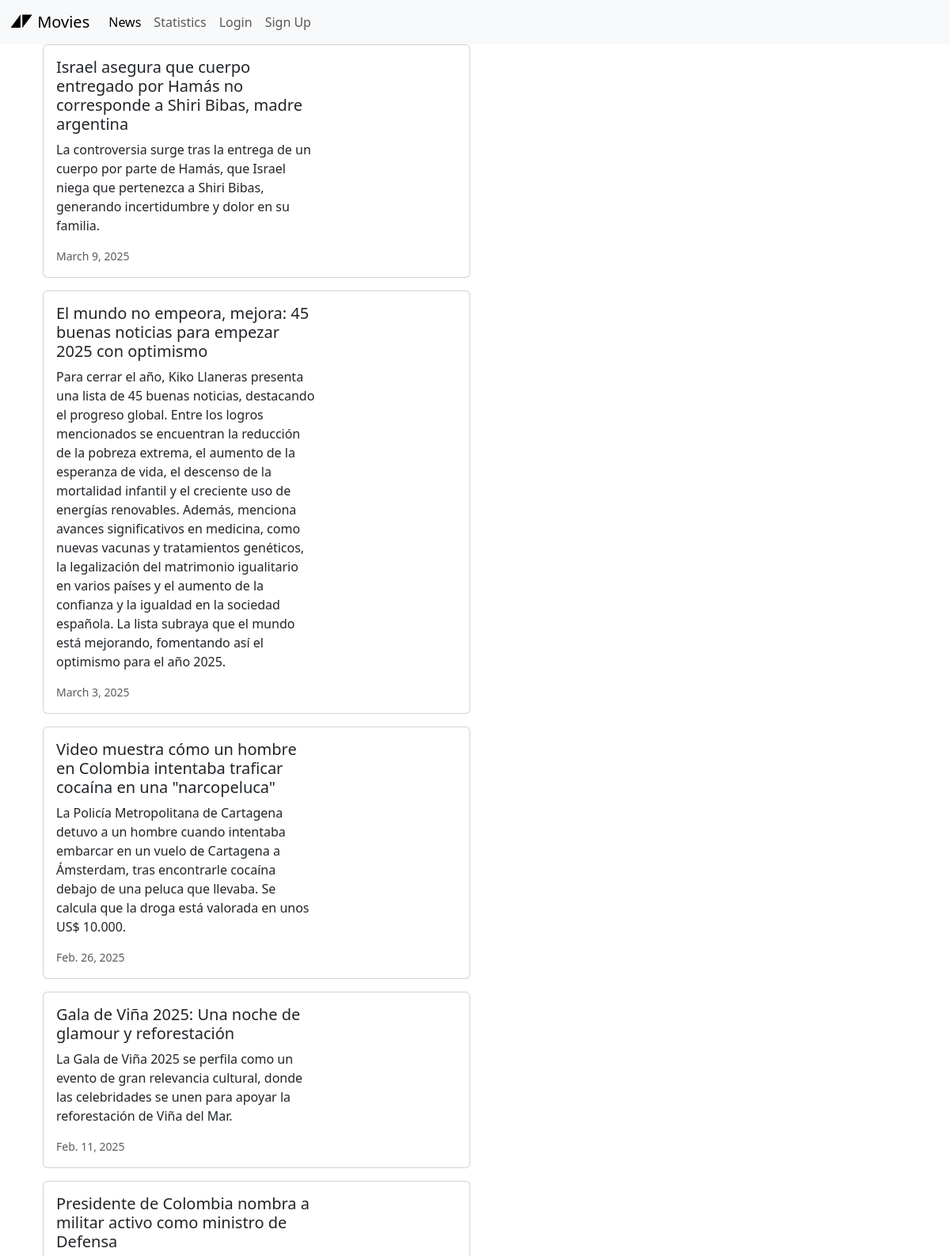
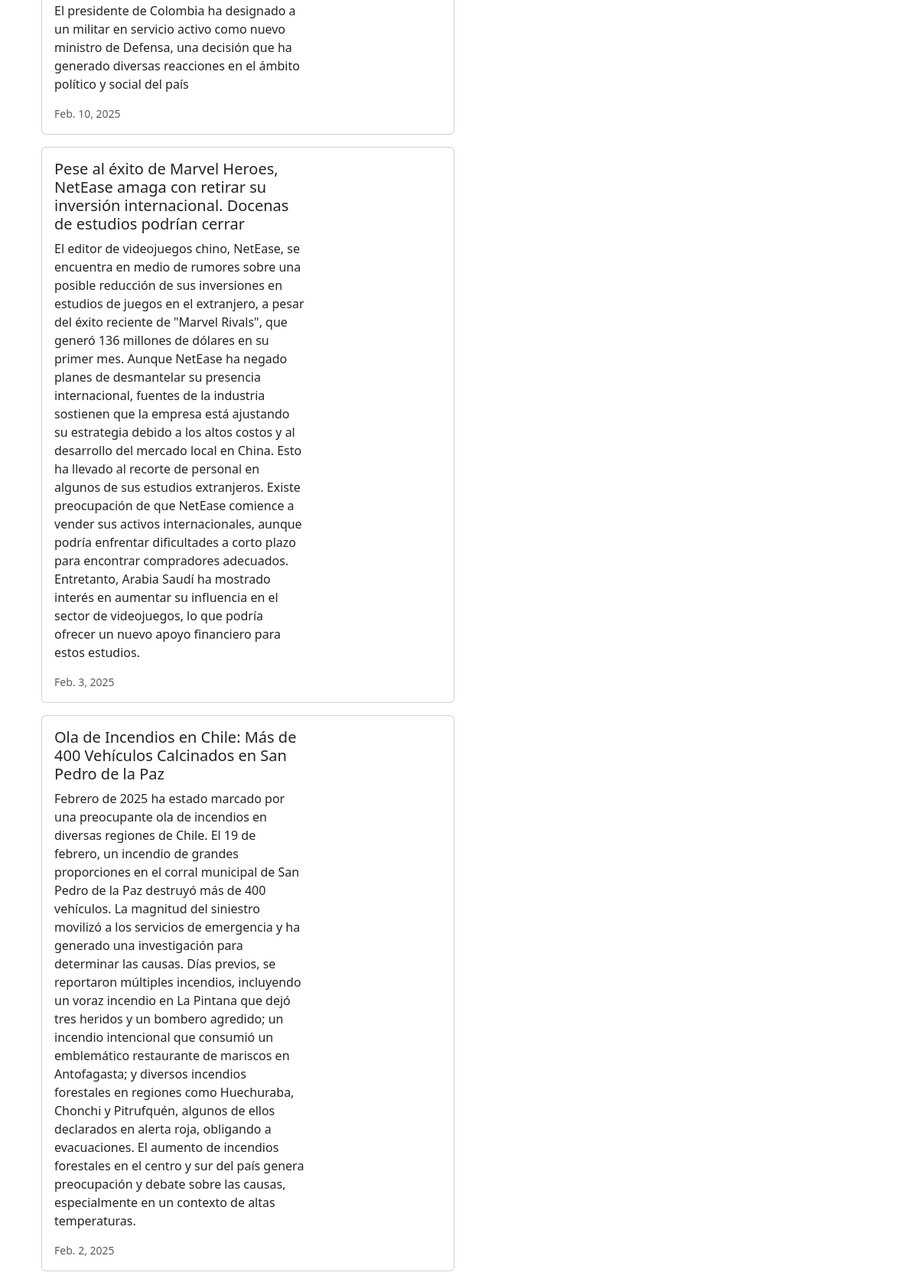
Page /news/ (upper part) on the committed database (2 pictures, top to bottom).
### news/models.py (models this page shows, shortened)
class News(models.Model):
    headline = models.CharField(max_length=200)
    body = models.TextField()
    date = models.DateField()

### news/views.py (the view)
# urls.py: path('news/', include('news.urls')),
def news(request):
    newss =News.objects.all().order_by('-date')
    return render(request, 'news.html',{'newss':newss})

### news/templates/news.html
{% extends 'base.html' %}
{% block content %}
 <div class="container">
   {% for news in newss %}
   <div class="card mb-3" style="max-width: 540px;">
  <div class="row g-0">
    <div class="col-md-8">
      <div class="card-body">
        <h5 class="card-title">{{ news.headline }}</h5>
        <p class="card-text">{{ news.body }}</p>
        <p class="card-text"><small class="text-muted">{{ news.date }}</small></p>
      </div>
    </div>
  </div>
</div>
  {% endfor %}
</div>
{% endblock content %}

### moviereviews/templates/base.html (shortened to what this page needs)
<head>
    <link href="https://cdn.jsdelivr.net/npm/bootstrap@5.3.3/dist/css/bootstrap.min.css" rel="stylesheet">
 </head>
<nav class="navbar navbar-expand-lg bg-body-tertiary">
  <div class="container-fluid">
    <a class="navbar-brand" href="{% url 'home' %}">
        {% load static %}
        <img src="{% static 'images/home.png' %}" alt="" width="30" height="24"
            class="d-inline-block align-text-top"  />
        Movies
    </a>
    <div class="collapse navbar-collapse" id="navbarSupportedContent">
      <ul class="navbar-nav me-auto mb-2 mb-lg-0">
        <li class="nav-item">
          <a class="nav-link active" aria-current="page" href="{% url 'news' %}">News</a>
        </li>
        <li class="nav-item">
          <a class="nav-link" href="{% url 'statistics' %}">Statistics</a>
        </li>
        <li class="nav-item">
          <a class="nav-link" href="#">Login</a>
        </li>
        <li class="nav-item">
          <a class="nav-link" href="#">Sign Up</a>
        </li>
      </ul>
    </div>
  </div>
</nav>
<div class="container">
    {% block content %}
    {% endblock content %}
</div>

### rows in the picture
News: headline "Israel asegura que cuerpo entregado por Hamás no corresponde a Shiri Bibas, madre argentina", body "La controversia surge tras la entrega de un cuerpo por parte de Hamás, que Israel niega que pertenezca a Shiri Bibas, generando incertidumbre y dolor en su familia.", date "March 9, 2025"
News: headline "El mundo no empeora, mejora: 45 buenas noticias para empezar 2025 con optimismo", body "Para cerrar el año, Kiko Llaneras presenta una lista de 45 buenas noticias, destacando el progreso global. Entre los logros mencionados se encuentran la reducción de la pobreza extrema, el aumento de la esperanza de vida, el descenso de la mortalidad infantil y el creciente uso de energías renovables. Además, menciona avances significativos en medicina, como nuevas vacunas y tratamientos genéticos, la legalización del matrimonio igualitario en varios países y el aumento de la confianza y la igualdad en la sociedad española. La lista subraya que el mundo está mejorando, fomentando así el optimismo para el año 2025.", date "March 3, 2025"
News: headline "Video muestra cómo un hombre en Colombia intentaba traficar cocaína en una \"narcopeluca\"", body "La Policía Metropolitana de Cartagena detuvo a un hombre cuando intentaba embarcar en un vuelo de Cartagena a Ámsterdam, tras encontrarle cocaína debajo de una peluca que llevaba. Se calcula que la droga está valorada en unos US$ 10.000.", date "Feb. 26, 2025"
News: headline "Gala de Viña 2025: Una noche de glamour y reforestación", body "La Gala de Viña 2025 se perfila como un evento de gran relevancia cultural, donde las celebridades se unen para apoyar la reforestación de Viña del Mar.", date "Feb. 11, 2025"
News: headline "Presidente de Colombia nombra a militar activo como ministro de Defensa", body "El presidente de Colombia ha designado a un militar en servicio activo como nuevo ministro de Defensa, una decisión que ha generado diversas reacciones en el ámbito político y social del país", date "Feb. 10, 2025"
News: headline "Pese al éxito de Marvel Heroes, NetEase amaga con retirar su inversión internacional. Docenas de estudios podrían cerrar", body "El editor de videojuegos chino, NetEase, se encuentra en medio de rumores sobre una posible reducción de sus inversiones en estudios de juegos en el extranjero, a pesar del éxito reciente de \"Marvel Rivals\", que generó 136 millones de dólares en su primer mes. Aunque NetEase ha negado planes de desmantelar su presencia internacional, fuentes de la industria sostienen que la empresa está ajustando su estrategia debido a los altos costos y al desarrollo del mercado local en China. Esto ha llevado al recorte de personal en algunos de sus estudios extranjeros. Existe preocupación de que NetEase comience a vender sus activos internacionales, aunque podría enfrentar dificultades a corto plazo…", date "Feb. 3, 2025"
News: headline "Ola de Incendios en Chile: Más de 400 Vehículos Calcinados en San Pedro de la Paz", body "Febrero de 2025 ha estado marcado por una preocupante ola de incendios en diversas regiones de Chile. El 19 de febrero, un incendio de grandes proporciones en el corral municipal de San Pedro de la Paz destruyó más de 400 vehículos. La magnitud del siniestro movilizó a los servicios de emergencia y ha generado una investigación para determinar las causas. Días previos, se reportaron múltiples incendios, incluyendo un voraz incendio en La Pintana que dejó tres heridos y un bombero agredido; un incendio intencional que consumió un emblemático restaurante de mariscos en Antofagasta; y diversos incendios forestales en regiones como Huechuraba, Chonchi y Pitrufquén, algunos de ellos declarados…", date "Feb. 2, 2025"
